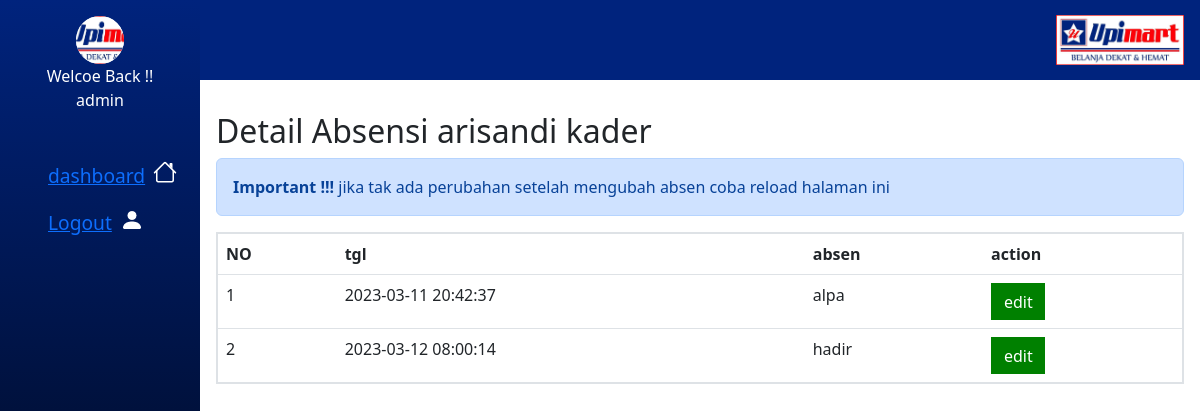
The page /detail_absen.php?karyawan=27&nama=arisandi kader (signed in) on the database its author committed.
### tables this page shows
CREATE TABLE IF NOT EXISTS `karyawan` (
  `id_karyawan` int(200) NOT NULL AUTO_INCREMENT,
  `nama` varchar(200) NOT NULL,
  `hp` varchar(12) NOT NULL,
  `alamat` text DEFAULT NULL,
  `shif` varchar(20) DEFAULT NULL,
  `pic` varchar(200) DEFAULT NULL,
  PRIMARY KEY (`id_karyawan`)
);

CREATE TABLE IF NOT EXISTS `absensi` (
  `id` int(200) NOT NULL AUTO_INCREMENT,
  `id_karyawan` int(200) NOT NULL,
  `tgl` int(200) NOT NULL,
  `absen` varchar(10) DEFAULT NULL,
  `date` varchar(200) DEFAULT NULL,
  PRIMARY KEY (`id`),
  KEY `fk_absen_karyawan` (`id_karyawan`)
);

### helper/Home_user.php (called while the page is built)
<?php
function Home_user($conn, $user)
{
    $stmt = $conn->prepare("SELECT * FROM karyawan WHERE nama = ? ");
    $stmt->execute([$user]);
    $result = $stmt->get_result();
    $user = $result->fetch_assoc();
    return $user;
}

### detail_absen.php (the view, shortened to what this page needs)
<?php
require_once "./layout/header.php";
require_once "./layout/nav.php";
require_once "./helper/Home_user.php";
$conn = conn();
$user = Home_user($conn, $_SESSION['user']);
if (isset($_GET['karyawan'])) {
    $karyawan = $_GET['karyawan'];
    $nama = $_GET['nama'];
    $stmt = $conn->prepare("SELECT karyawan.nama, absensi.tgl, absensi.absen, karyawan.id_karyawan FROM karyawan  JOIN absensi ON (karyawan.id_karyawan = absensi.id_karyawan) WHERE absensi.id_karyawan = ?");
    $stmt->execute([$karyawan]);
    $result = $stmt->get_result();
}
?>
<!DOCTYPE html>
<html lang="en">
<head>
    <link rel="stylesheet" href="./css/style.css">
    <link rel="stylesheet" href="./css/bootstrap.css">
</head>
<body>
    <?php
    nav($user['nama'], $user['pic']);
    ?>
    <main class="absen-page">
        <h2>Detail Absensi <?= $nama; ?></h2>
        <div class="alert alert-primary" role="alert">
            <strong>Important !!!</strong>
            jika tak ada perubahan setelah mengubah absen coba reload halaman ini
        </div>
        <div class="table-wrapper">
            <table class="table">
                <tr>
                    <th>NO</th>
                    <th>tgl</th>
                    <th>absen</th>
                    <th>action</th>
                </tr>
                <?php
                $no = 1;
                if ($result->num_rows > 0) : ?>
                    <?php while ($row = $result->fetch_assoc()) : ?>
                        <tr>
                            <td><?= $no++; ?></td>
                            <td>
                                <?php
                                echo date("Y-m-d H:i:s", $row['tgl']);
                                ?>
                            </td>
                            <td><?= $row['absen']; ?></td>
                            <td>
                                <button type="button" class="edit" data-bs-toggle="modal" data-bs-target="#exampleModal">
                                    edit
                                </button>
                            </td>
                        </tr>
                    <?php endwhile; ?>
                <?php endif; ?>
            </table>
        </div>
    </main>
</body>
</html>

### layout/nav.php (shortened to what this page needs)
<?php
function nav($user = '', $pic = '')
{
    if ($_SESSION['login']) {
        if ($user == 'admin') {
            echo <<<nav
                <nav >
                <img src="./img/x.png" alt="close" class="close">
                <div class="avatar-wrapper">
                <img src="./user_pic/$pic" alt="admin" class="avatar">
                <span class="say">Welcoe Back !!</span>
                <span class="username">$user</span>
                </div>
                <ul>
                <li><a href="dashboard.php">dashboard</a></li>
                <li><a href="logout.php">Logout</a> </li>
                </ul>
            </nav>
            nav;
        }
        return;
    }
}

### css/style.css (style rules this page uses)
* { margin: 0; padding: 0; box-sizing: border-box; }
:root { --color--primary: #00237d; --color-secondary: #7bb0ff; --black: #0d0d0d; --grey: #2e2e2e; --font-poppins: "poppins", sans-serif; }
body { color: var(--color--primary); font-family: var(--font-poppins); width: 100%; overflow: hidden; }
a { text-decoration: none; color: inherit; }
ul { list-style-type: none; }
img { width: 100%; }
body { display: grid; grid-template-areas: "nav header" "nav main"; grid-template-columns: 0.2fr 1fr; grid-template-rows: max-content 1fr; overflow-y: auto; }
nav { grid-area: nav; display: flex; flex-direction: column; gap: 2rem; background-image: linear-gradient(to bottom, var(--color--primary), black); color: white; height: 100vh; padding: 1rem; z-index: 10000; }
nav .avatar-wrapper { display: flex; flex-direction: column; align-items: center; text-align: center; }
.avatar-wrapper img { width: 3rem; height: 3rem; object-fit: cover; background-color: white; border-radius: 50%; overflow: hidden; }
.avatar-wrapper .say { font-size: clamp(0.8rem, 2vw, 1rem); width: max-content; }
.avatar-wrapper .username { font-size: clamp(0.6rem, 2vw, 1rem); width: max-content; }
nav ul { margin-top: 1rem; display: flex; flex-direction: column; gap: 1rem; font-size: clamp(1rem, 2vw, 1.2rem); }
nav ul li { display: flex; align-items: center; gap: 0.5rem; }
nav ul li:nth-child(1)::after { content: url(./../img/house.png); }
nav ul li:nth-child(2)::after { content: url(./../img/person-fill.png); }
main { grid-area: main; padding: 2rem 1rem; }
.absen-page button { padding: 0.4rem 0.8rem; border: none; color: white; margin: auto; }
.absen-page .edit { background: green; }
table { width: 100%; text-align: left; }
table, tr, td, th { border: 2px solid var(--color--primary); border-collapse: collapse; overflow: auto; }
th, td { padding: 0.5rem 1rem; }
.table-wrapper { overflow-y: auto; margin: 0.5rem 0; }

### rows shown on the page
karyawan: pic (picture), nama "admin"
absensi: tgl "2023-03-11 20:42:37", absen "alpa"
absensi: tgl "2023-03-12 08:00:14", absen "hadir"

### other values the page prints
$nama "arisandi kader"
